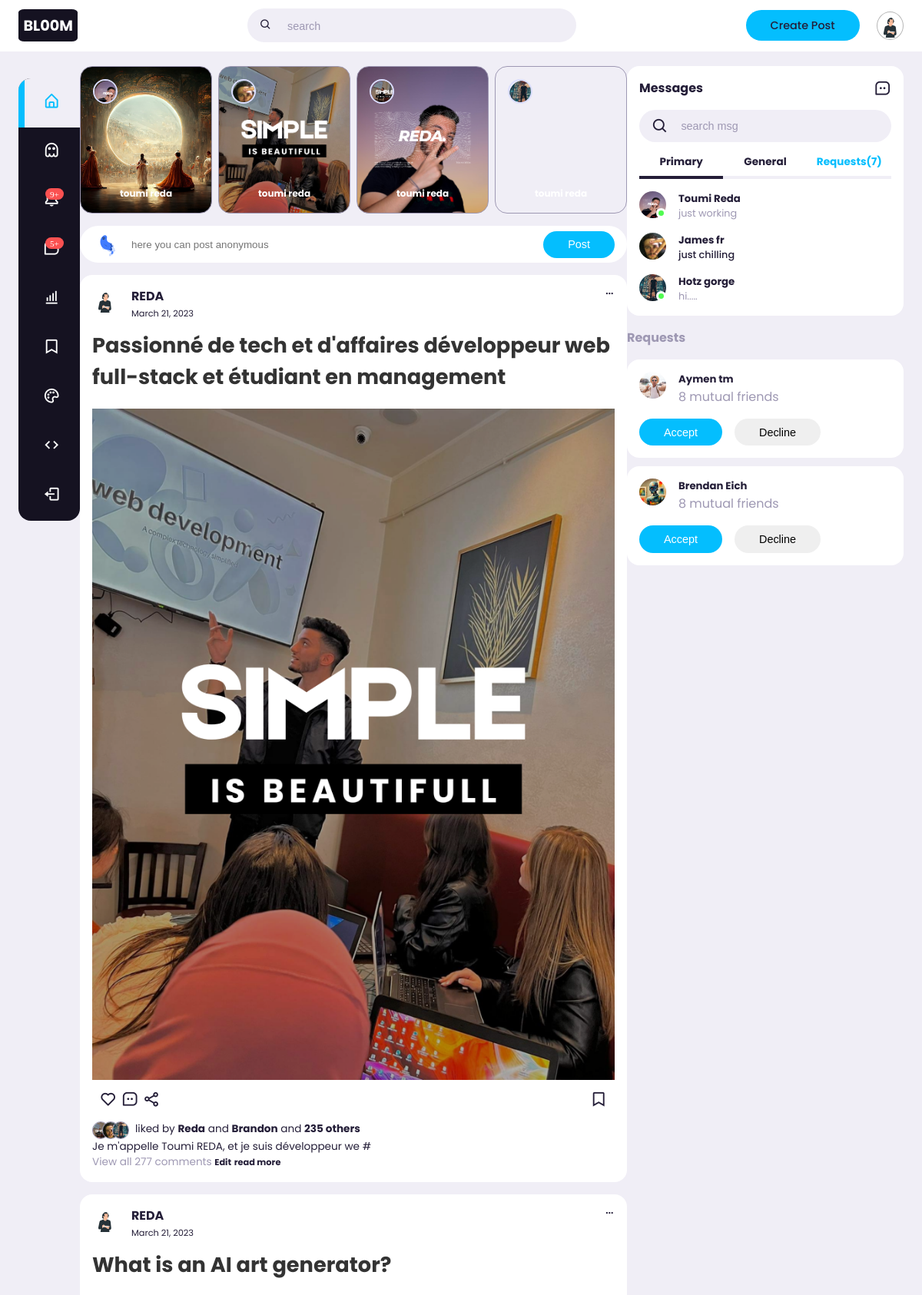
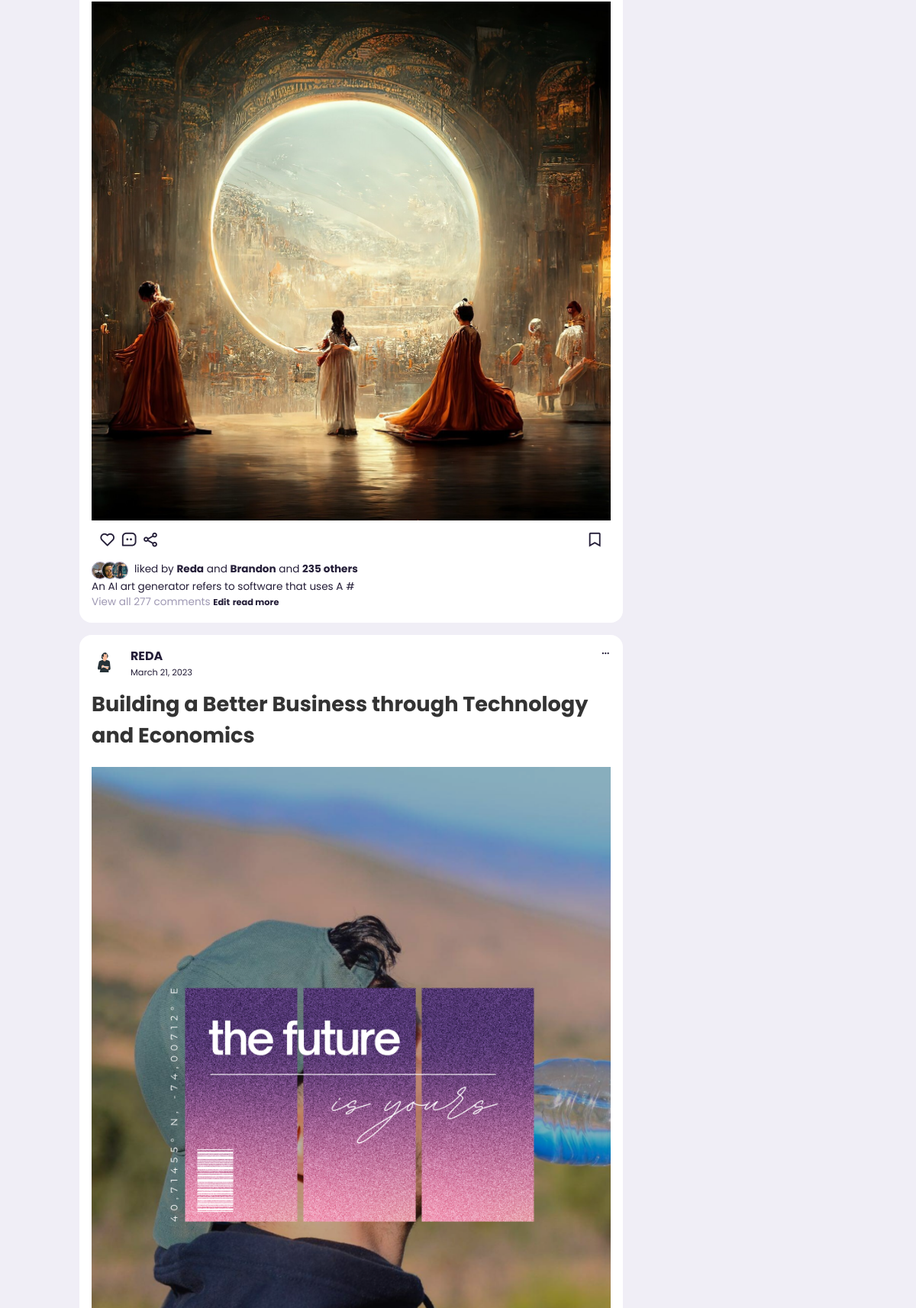
/ (signed in, upper part), run on the app's committed database (2 pictures, top to bottom).
### blogapp/models.py (models this page shows, shortened)
class Post(models.Model):
    title = models.CharField(max_length=300)
    pic = models.ImageField(null=True , blank= True , upload_to = 'images/')
    title_tag = models.CharField(max_length=300,default="s1mple")
    author = models.ForeignKey(User,on_delete=models.CASCADE)
    body = models.TextField()
    post_date=models.DateField(auto_now_add=True)
    likes = models.ManyToManyField(User,related_name='blog_post')

### blogapp/views.py (the view)
# urls.py: path('', HomeView.as_view(),name='home'),
class HomeView(ListView):
    model = Post
    ordering=['-post_date']
    template_name = 'home.html'

### blogapp/templates/home.html
{% extends 'base.html' %}
{% block content %}
{% load static %}
<div class="stories">
    <div class="story">
    <div class="profile-pic">
        <img src="{%static 'images/about4.png'%}" alt="">
    </div>
    <p class="name">toumi reda</p>
    </div>
    <div class="story">
    <div class="profile-pic">
    <img src="{%static 'images/james.jpg'%}" alt="">
    </div>
    <p class="name">toumi reda</p>
    </div>
    <div class="story">
    <div class="profile-pic">
     <img src="{%static 'images/about1.png'%}" alt="">
    </div>
    <p class="name">toumi reda</p>
     </div>
    <div class="story">
    <div class="profile-pic">
     <img src="{%static 'images/hotz.jpg'%}" alt="">
    </div>
    <p class="name">toumi reda</p>
    </div>
</div>
<form action="" class="create-post">
    <div class="profile-pic">
        <img src="{%static 'images/userG.svg'%}" alt="">
    </div>
    <input type="text" placeholder="here you can post anonymous" id="create-post">
    <input type="submit" value="Post" class="btn btn-pr">
</form>
{% for post in object_list %}
<div class="feeds">
        <div class="feed">
            <div class="head">
                <div class="user">
                    <div class="profile-pic">
                        <img src="{%static 'images/user.svg'%}" alt="">
                    </div>
                    <div class="info">
                        <h3>{{post.author.username}}</h3>
                        <small>{{post.post_date}}</small>
                    </div>
                </div>
                <span class="edit">
                    <i class='bx bx-dots-horizontal-rounded'></i>
                </span>
            </div>
            <div class="post_title">
               <h1> <a class="title_link" href="{%url 'article-detail' post.pk%}">{{post.title|safe}}</a></h1>
               <br>
               {%if post.pic  %}
            <img src="{{post.pic.url}} " alt="">
            {%endif%}
            </div>
            <div class="action-button">
                <div class="interaction-buttons">
                    <span><i class='bx bx-heart'></i></span>
                    <span><i class='bx bx-message-square-dots' ></i></span>
                    <span><i class='bx bx-share-alt' ></i></span>
                </div>
                <div class="bookmark">
                    <span><i class='bx bx-bookmark' ></i></span>
                </div>
            </div>
            <div class="liked-by">
                <span><img src="{%static 'images/about1.png'%}" alt=""></span>
                <span><img src="{%static 'images/james.jpg'%}" alt=""></span>
                <span><img src="{%static 'images/hotz.jpg'%}" alt=""></span>
                <p>liked by <b>Reda</b> and <b>Brandon</b> and <b>235 others</b></p>
            </div>
            <div class="caption">
                <p>{{post.body|slice:"50"|safe}} <span class="hash-tag">#</span></p>
            </div>
            <div class="comments text-muted">
                View all 277 comments
                {%if user.is_authenticated%}
                {%if user.id == post.author.id%}
                <small class="edit"> <a href="{%url 'update_post' post.pk%}">Edit</a></small>
                {%endif%}
                {%endif%}
                <small class="edit"> <a href="{%url 'article-detail' post.pk%}">read more</a></small>
            </div>
        </div>
</div>
{%endfor%}
{% endblock %}

### static/css/style.css (style rules this page uses)
*,*::after,*::before { padding:0;margin:0;outline:0;-webkit-box-sizing:border-box;box-sizing:border-box;text-decoration:none;list-style:none;border:none }
html { overflow-x:hidden;scroll-behavior:smooth }
body { font-family:"Poppins",sans-serif;color:#241e38;background-color:#f0eef6;overflow-x:hidden }
.edit a { color:#241e38;font-weight:bold }
a { color:#333;text-decoration:none }
.profile-pic { width:35px;aspect-ratio:1/1;border-radius:50% }
.profile-pic img { border-radius:50%;width:35px;aspect-ratio:1/1;-o-object-fit:cover;object-fit:cover }
img { display:block;width:100% }
.btn { display:inline-block;padding:.6rem 2rem;font-weight:500;border-radius:2rem;cursor:pointer;-webkit-transition:all 300ms ease;transition:all 300ms ease;font-size:.9rem }
.btn-pr { background-color:#04befe;color:#fff }
.text-muted { color:#9e98b3 }
.middle .stories { display:-webkit-box;display:-ms-flexbox;display:flex;-webkit-box-pack:justify;-ms-flex-pack:justify;justify-content:space-between;height:12rem;gap:.5rem }
.middle .stories .story { padding:1rem;border-radius:1rem;display:-webkit-box;display:-ms-flexbox;display:flex;-webkit-box-orient:vertical;-webkit-box-direction:normal;-ms-flex-direction:column;flex-direction:column;-webkit-box-pack:justify;-ms-flex-pack:justify;justify-content:space-between;-webkit-box-align:center;-ms-flex-align:center;align-items:center;color:#fff;font-size:.75rem;width:100%;position:relative;overflow:hidden;border:.6px solid #9e98b3 }
.middle .stories .story .profile-pic { width:2rem;height:2rem;-ms-flex-item-align:start;align-self:start;border:2px solid #dbdeff;overflow:hidden }
.middle .stories .story::before { content:"";display:block;width:100%;height:5rem;background:-webkit-gradient(linear, left top, left bottom, from(transparent), to(rbga(0, 0, 0, 0.65)));background:linear-gradient(transparent, rbga(0, 0, 0, 0.65));position:absolute;bottom:0 }
.middle .stories .story .name { z-index:2;color:#fff;font-weight:bold }
.middle .stories .story:nth-child(1) { background:url(/static/images/backk1.jpg) no-repeat center center/cover }
.middle .stories .story:nth-child(2) { background:url(/static/images/about1.png) no-repeat center center/cover }
.middle .stories .story:nth-child(3) { background:url(/static/images/about4.png) no-repeat center center/cover }
.middle .stories .story:nth-child(4) { background:url(/static/images/back2.png) no-repeat center center/cover }
.middle .create-post { width:100%;display:-webkit-box;display:-ms-flexbox;display:flex;-webkit-box-align:center;-ms-flex-align:center;align-items:center;-webkit-box-pack:justify;-ms-flex-pack:justify;justify-content:space-between;margin-top:1rem;background:#fff;padding:.4rem 1rem;border-radius:2rem }
.middle .create-post input[type=text] { justify-self:start;width:100%;padding-left:1rem;background:rgba(0,0,0,0);color:#241e38;margin-right:1rem }
.middle .feeds .feed { background:#fff;border-radius:1rem;padding:1rem;margin:1rem 0;font-size:.85rem;line-height:1.5 }
.middle .feed .head { display:-webkit-box;display:-ms-flexbox;display:flex;-webkit-box-pack:justify;-ms-flex-pack:justify;justify-content:space-between }
.middle .feed .user { display:-webkit-box;display:-ms-flexbox;display:flex;gap:1rem }
.middle .feed .post_title { overflow:hidden;margin:.7rem 0 }
.middle .feed .post_title .title_link { color:#333 }
.middle .feed .action-button { display:-webkit-box;display:-ms-flexbox;display:flex;-webkit-box-pack:justify;-ms-flex-pack:justify;justify-content:space-between;-webkit-box-align:center;-ms-flex-align:center;align-items:center;font-size:1.4rem;margin:.6rem }
.middle .liked-by { display:-webkit-box;display:-ms-flexbox;display:flex }
.middle .liked-by span { width:1.4rem;height:1.4rem;display:block;border-radius:50%;display:block;overflow:hidden;border:1px solid #9e98b3;margin-left:-0.6rem }
.middle .liked-by span:first-child { margin:0 }
.middle .liked-by p { margin-left:.5rem }

### data on the page
Post: author.username "REDA", post_date "March 21, 2023", title "Passionné de tech et d'affaires développeur web full-stack et étudiant en management", pic (picture), body "Je m'appelle Toumi REDA, et je suis développeur we", shows "Edit"
Post: author.username "REDA", post_date "March 21, 2023", title "What is an AI art generator?", pic (picture), body "An AI art generator refers to software that uses A", shows "Edit"
Post: author.username "REDA", post_date "March 21, 2023", title "Building a Better Business through Technology and Economics", pic (picture)
